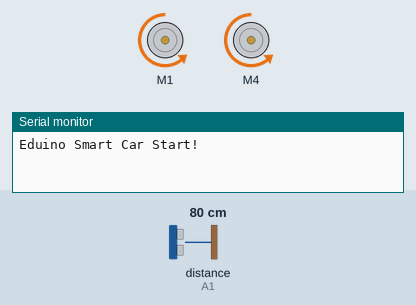
Recording of a sketch running on a simulated Arduino Uno, built with avr-gcc and run on an emulated ATmega328P. Shown: 2 × DC motor (green arrow = forward, orange = backward, longer = faster), the last lines printed to the serial monitor. Wiring (inferred from the names in the program): ultrasonic range finder: trigger A0; echo A1. The test bench sets the inputs (shaded band); at power-on: distance to the obstacle (sensor on A1) 80 cm. The echo pulse lasts 58.3 µs per cm; random numbers use the default seed unless the sketch sets one.

Above: at 0.08 s.
At 4.2 s:
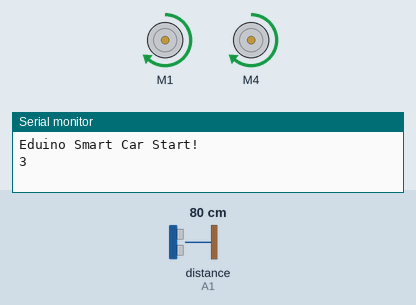
4.3 s: distance to the obstacle (sensor on A1) set to 183 cm
Timing chart, 0 to 13.3 s (numbered marks = the images above; inputs shaded):
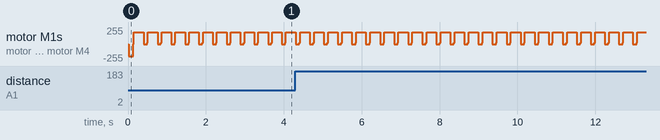

Measured:
- by itself, motor M1, motor M4: repeats every 0.36 s: forward 20/255 0.02 s, forward 180/255 0.25 s, stopped 0.09 s

The sketch:

sketch_sep19c.ino
```cpp
#include <SoftwareSerial.h>
#include <AFMotor.h>

AF_DCMotor motor_L(1);
AF_DCMotor motor_R(4);

int i;

int TrigPin = A0;
int EchoPin = A1;
int duration, distance;

void Obstacle_Check();
void Distance_Measurement();
void Forward();
void Backward();
void Right();
void Left();
void Stop();


void Obstacle_Check(){
 int val = random(2);
 Distance_Measurement();

 Serial.println(distance);

 while (distance < 200) {
  if (distance<180) {
    Backward();
    delay(250);
    Stop();
    delay(50);
    Distance_Measurement();
  }
  else {
    if (val == 0){
      Right ();
      delay(400);
    }
    else if (val == 1) {
      Left ();
      delay(400);
    }
    Distance_Measurement();
  }
 }
}
void Distance_Measurement(){
  digitalWrite(TrigPin, LOW);
  delay(2);
  digitalWrite(TrigPin, HIGH);
  delayMicroseconds(10);
  digitalWrite(TrigPin, LOW);
  duration = pulseIn(EchoPin, HIGH);
  distance = ((float)(340 * duration) / 1000) /2;
  delay(5);
}

void Backward(){
  motor_L.run(FORWARD); motor_R.run(FORWARD);
  for (i = 0; i<200; i = i+20) {
    motor_L.setSpeed(i); motor_R.setSpeed(i);
    delay(2);
  }
  for( i = 200; i<0; i = i-20) {
    motor_L.setSpeed(i); motor_R.setSpeed(i);
    delay(2);
  }
}

void Forward (){
  motor_L.run(BACKWARD); motor_R.run(BACKWARD);
  for (i = 0; i<200; i = i+20) {
    motor_L.setSpeed(i); motor_R.setSpeed(i);
    delay(2);
  }
  for( i = 200; i<0; i = i-20) {
    motor_L.setSpeed(i); motor_R.setSpeed(i);
    delay(2);
}
}
void Right(){
  motor_L.run(FORWARD); motor_R.run(BACKWARD);
  for( i=0; i<180; i = i+20){
    motor_L.setSpeed(i); motor_R.setSpeed(i);
    delay(2);
  }
  for(i=180; i<0; i = i-20){
    motor_L.setSpeed(i); motor_R.setSpeed(i);
    delay(2);
  }
}
void Left(){
  motor_L.run(BACKWARD); motor_R.run(FORWARD);
  for( i=0; i<180; i = i+20){
    motor_L.setSpeed(i); motor_R.setSpeed(i);
    delay(2);
  }
  for(i=180; i<0; i = i-20){
    motor_L.setSpeed(i); motor_R.setSpeed(i);
    delay(2);
  }
}
void Stop(){
  motor_L.run(RELEASE); motor_R.run(RELEASE);
  for(i=200; i>=0; i=i-20){
    motor_L.setSpeed(i); motor_R.setSpeed(i);
    delay(2);
  }
}

void setup() {
Serial.begin(9600);
Serial.println("Eduino Smart Car Start!");

pinMode(EchoPin, INPUT);
pinMode(TrigPin, OUTPUT);

motor_L.setSpeed(160);
motor_L.run(RELEASE);
motor_R.setSpeed(180);
motor_R.run(RELEASE);
}

void loop() {
  Forward();
  delay(100);
  Obstacle_Check();
}
```
